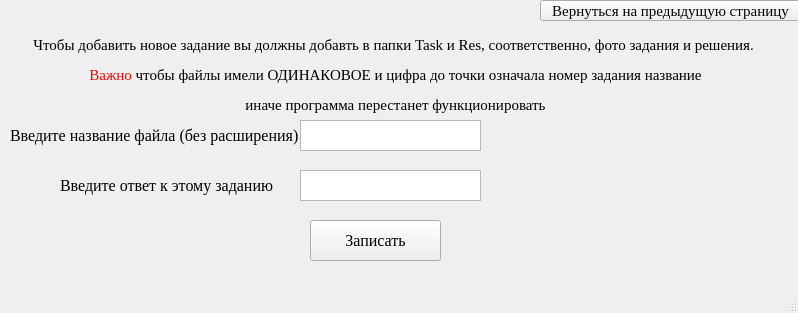
<?xml version="1.0" encoding="UTF-8"?>
<ui version="4.0">
 <class>AddTask</class>
 <widget class="QMainWindow" name="AddTask">
  <property name="geometry">
   <rect>
    <x>0</x>
    <y>0</y>
    <width>798</width>
    <height>313</height>
   </rect>
  </property>
  <property name="font">
   <font>
    <family>Times New Roman</family>
    <pointsize>12</pointsize>
   </font>
  </property>
  <property name="windowTitle">
   <string>MainWindow</string>
  </property>
  <widget class="QWidget" name="centralwidget">
   <widget class="QLabel" name="label">
    <property name="geometry">
     <rect>
      <x>10</x>
      <y>120</y>
      <width>301</width>
      <height>31</height>
     </rect>
    </property>
    <property name="text">
     <string>Введите название файла (без расширения)</string>
    </property>
   </widget>
   <widget class="QTextEdit" name="textEdit">
    <property name="geometry">
     <rect>
      <x>300</x>
      <y>120</y>
      <width>181</width>
      <height>31</height>
     </rect>
    </property>
   </widget>
   <widget class="QLabel" name="label_2">
    <property name="geometry">
     <rect>
      <x>0</x>
      <y>30</y>
      <width>791</width>
      <height>91</height>
     </rect>
    </property>
    <property name="text">
     <string>&lt;html&gt;&lt;head/&gt;&lt;body&gt;&lt;p align=&quot;center&quot;&gt;&lt;span style=&quot; font-size:11pt;&quot;&gt;Чтобы добавить новое задание вы должны добавть в папки Task и Res, соответственно, фото задания и решения. &lt;/span&gt;&lt;/p&gt;&lt;p align=&quot;center&quot;&gt;&lt;span style=&quot; font-size:11pt; color:#ff0000;&quot;&gt;Важно&lt;/span&gt;&lt;span style=&quot; font-size:11pt;&quot;&gt; чтобы файлы имели ОДИНАКОВОЕ и цифра до точки означала номер задания название&lt;/span&gt;&lt;/p&gt;&lt;p align=&quot;center&quot;&gt;&lt;span style=&quot; font-size:11pt;&quot;&gt;иначе программа перестанет функционировать&lt;/span&gt;&lt;/p&gt;&lt;/body&gt;&lt;/html&gt;</string>
    </property>
   </widget>
   <widget class="QLabel" name="label_3">
    <property name="geometry">
     <rect>
      <x>60</x>
      <y>170</y>
      <width>231</width>
      <height>31</height>
     </rect>
    </property>
    <property name="text">
     <string>Введите ответ к этому заданию</string>
    </property>
   </widget>
   <widget class="QTextEdit" name="textEdit_2">
    <property name="geometry">
     <rect>
      <x>300</x>
      <y>170</y>
      <width>181</width>
      <height>31</height>
     </rect>
    </property>
   </widget>
   <widget class="QPushButton" name="pushButton">
    <property name="geometry">
     <rect>
      <x>310</x>
      <y>220</y>
      <width>131</width>
      <height>41</height>
     </rect>
    </property>
    <property name="text">
     <string>Записать</string>
    </property>
   </widget>
   <widget class="QPushButton" name="pushButton_2">
    <property name="geometry">
     <rect>
      <x>540</x>
      <y>0</y>
      <width>261</width>
      <height>21</height>
     </rect>
    </property>
    <property name="font">
     <font>
      <family>Times New Roman</family>
      <pointsize>11</pointsize>
     </font>
    </property>
    <property name="text">
     <string>Вернуться на предыдущую страницу</string>
    </property>
   </widget>
  </widget>
  <widget class="QMenuBar" name="menubar">
   <property name="geometry">
    <rect>
     <x>0</x>
     <y>0</y>
     <width>798</width>
     <height>25</height>
    </rect>
   </property>
  </widget>
  <widget class="QStatusBar" name="statusbar"/>
 </widget>
 <resources/>
 <connections/>
</ui>
